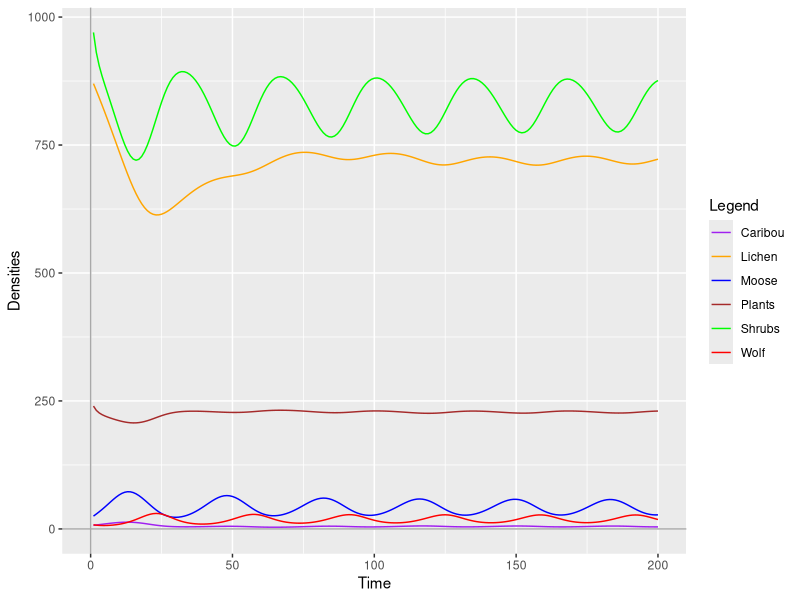
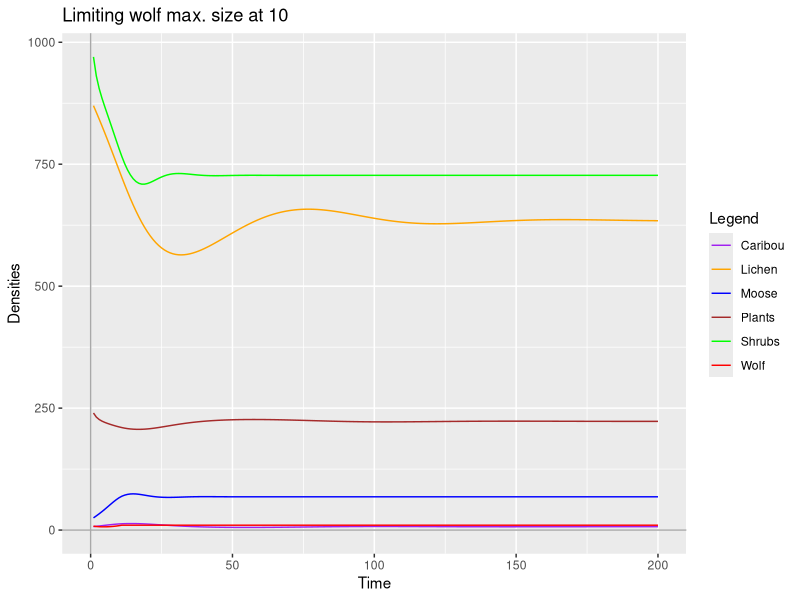
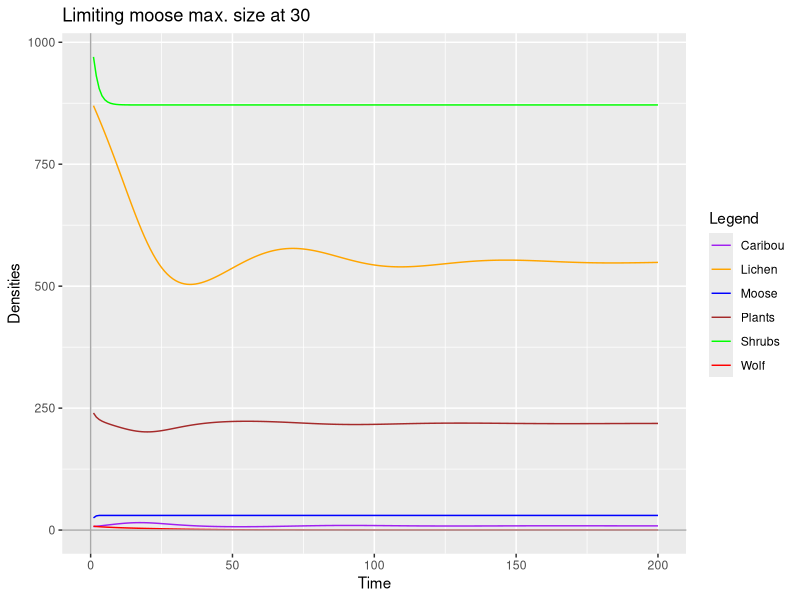
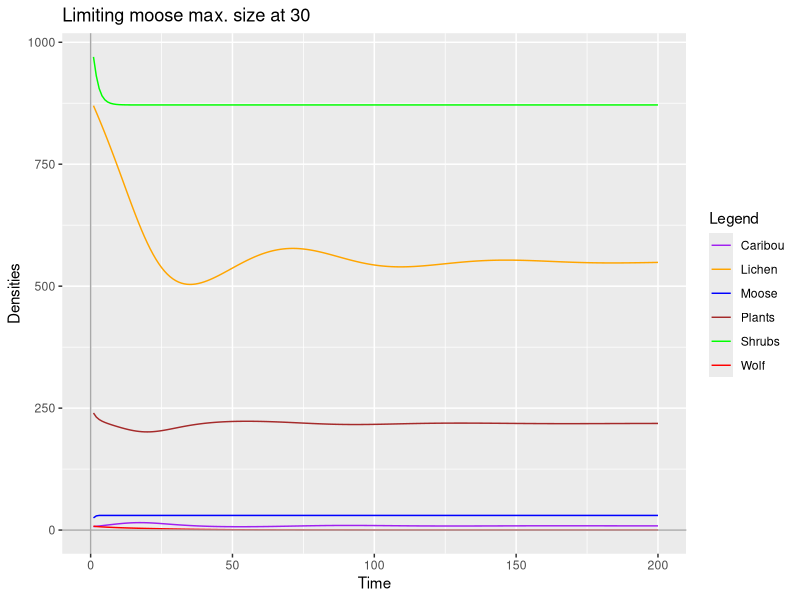

The R source for these figures, in order:
#Practical 2 - Multi-species Interactions - Biodiversity Under Pressure     18/10/2024



rm(list = ls())
graphics.off()

library(ggplot2)


#############
##Model skeleton
#############

##set up parameter values
sP <- 0.5  # plant annual max growth potential
Kp <- 240  # plant carrying capacity
lP <- 2.68275  # annual plant requirement by an individual caribou
hp <- 300  # maximum rate of plant intake 
sL <- 0.07  # lichen annual max growth potential
Kl <- 870  # lichen carrying capacity
lL <- 2.8275  # annual lichen requirement by an individual caribou
hl <- 400  # maximum rate of lichen intake
sH <- 0.5  # forage annual max growth potential
Kh <- 970  # forage carrying capacity
lH <- 3.1682  # annual forage requirement by an individual moose
hh <- 1000  # maximum rate of moose forage intake
fC <- 1  # max fecundity for caribou (average nr of offspring per individual)
eC <- 1.85  # asymptotic kill rate on caribou per wolf
mC <- "?"
fM <- 1.5  # max fecundity for moose (average nr of offspring per individual)
eM <- 0.6  # asymptotic kill rate on moose per wolf
mM <- 0  # hunting rate on moose
mW <- 0  # hunting rate on wolf
b <- 0.8  # upper limit of annual rate of increase
g <- 0.38  # wolf death rate
dC <- 460  # predation efficieny on caribou
dM <- 46  # predation efficiency on moose



nsteps <- 200
pop.df.0 <- data.frame(time=1:nsteps,P=numeric(nsteps),L=numeric(nsteps),H=numeric(nsteps),C=numeric(nsteps),M=numeric(nsteps),W=numeric(nsteps))

pop.df.0 <- within(pop.df.0,{
  P[1] <- 240
  L[1] <- 870
  H[1] <- 970
  C[1] <- 7
  M[1] <- 25
  W[1] <- 8
})

#Writing down and storaging birth and death equations for all elements:


for(t in 1:(nsteps-1)){
  pop.df.0 <- within(pop.df.0,{
    plant_birth <- sP * P[t] * (1 - P[t]/Kp) 
    lichen_birth <- sL * L[t] * (1 - L[t]/Kl) 
    forage_birth <- sH * H[t] * (1 - H[t]/Kh)
    caribou_growth <- C[t] * fC * (L[t]/(L[t]+hl)) * (P[t]/(P[t]+hp))
    moose_growth <- M[t] * fM * (H[t]/(H[t]+hh))
    wolf_growth <- W[t] * b * ((C[t]/(C[t]+dC)) + (M[t]/(M[t]+dM)))
    
    plant_death <- (C[t]*lP*P[t])/(hp+P[t])
    lichen_death <- (C[t]*lL*L[t])/(hl+L[t])
    forage_death <- (M[t]*lH*H[t])/(hh+H[t])
    caribou_death <- C[t] * (1 - P[t]/(P[t]+hp)) * (1 - L[t]/(L[t]+hl))
    caribou_pred <- ((W[t]*eC*C[t])/(C[t]+dC))
    moose_death <- M[t] * (1 - H[t]/(H[t]+hh))
    moose_pred <- ((W[t]*eM*M[t])/(M[t]+dM))
    wolf_death <- W[t] * g
    
    
    
    P[t+1] <- max(0, (P[t] + plant_birth - plant_death)) ##plants consumed by Caribou
    L[t+1] <- max(0, (L[t] + lichen_birth - lichen_death)) ##lichen consumed by Caribou
    H[t+1] <- max(0, (H[t] + forage_birth - forage_death)) ##plants consumed by Moose
    
    C[t+1] <- max(0, (C[t] + caribou_growth - caribou_death - caribou_pred))
    
    M[t+1] <- max(0, (M[t] + moose_growth - moose_death - moose_pred))
    
    W[t+1] <- max(0, (W[t] + wolf_growth - wolf_death))
  })
}


colors <- c("Plants"="brown","Lichen"="orange","Shrubs"="green","Caribou"="purple","Moose"="blue","Wolf"="red")
ggplot(data = pop.df.0)+
  geom_line(mapping=aes(x=time,y=P,color="Plants")) +
  geom_line(mapping=aes(x=time,y=L,color="Lichen")) +
  geom_line(mapping=aes(x=time,y=H,color="Shrubs")) +
  geom_line(mapping=aes(x=time,y=C,color="Caribou")) +
  geom_line(mapping=aes(x=time,y=M,color="Moose")) +
  geom_line(mapping=aes(x=time,y=W,color="Wolf")) +
  geom_hline(yintercept=0,color="darkgrey") +
  geom_vline(xintercept=0,color="darkgrey") +
  labs(x = "Time", y = "Densities", color="Legend")+
  scale_color_manual(values = colors)


#When initial population size for all of them is 0, it stays in 0.

#When we set the initial populations as suggested in the tutorial (except for the wolves, who remain at 0), moose perform better than caribou, reaching a population of around 82 individuals. Caribous, on the other hand stay with around 8 individuals.

#When we set the initial populations as suggested in the tutorial (including the wolves), we can see that the moose oscillate mostly between almost 73 individuals and around 23 individuals. 
#However, the caribou population, although it experiences a slight increase in the first few timesteps (reaching a maximum population size of 13 individuals), then it decreases and stays mostly between 3,4 and 5 individuals in the population (which, in reality, it's not trully biologically viable).
#The moose population seems to suffer the most impact, as it goes from being more or less stable, to have oscillations. Caribou populations are affected, definitely, but they were very low to begin with (although, no matter how small, the decrease might as well be what drives them to extinction).


###
#Now, let's test different conditions and management options.
###

##We implement a measurement that limits the number of wolves to 10 individuals/ha maximum.

for(t in 1:(nsteps-1)){
  pop.df.0 <- within(pop.df.0,{
    #Plant populations
    plant_birth <- sP * P[t] * (1 - P[t]/Kp)
    plant_death <- (C[t]*lP*P[t])/(hp+P[t]) 
    
    #Lichen populations
    lichen_birth <- sL * L[t] * (1 - L[t]/Kl)
    lichen_death <- (C[t]*lL*L[t])/(hl+L[t])
    
    #Forage populations
    forage_birth <- sH * H[t] * (1 - H[t]/Kh)
    forage_death <- (M[t]*lH*H[t])/(hh+H[t])
    
    #Caribou populations
    caribou_growth <- C[t] * fC * (L[t]/(L[t]+hl)) * (P[t]/(P[t]+hp))
    caribou_death <- C[t] * (1 - P[t]/(P[t]+hp)) * (1 - L[t]/(L[t]+hl))
    caribou_pred <- ((W[t]*eC*C[t])/(C[t]+dC))
    
    #Moose populations
    moose_growth <- M[t] * fM * (H[t]/(H[t]+hh))
    moose_death <- M[t] * (1 - H[t]/(H[t]+hh))
    moose_pred <- ((W[t]*eM*M[t])/(M[t]+dM))
    
    #Wolf populations
    wolf_growth <- W[t] * b * ((C[t]/(C[t]+dC)) + (M[t]/(M[t]+dM)))
    wolf_death <- W[t] * g
    
    
    P[t+1] <- max(0, (P[t] + plant_birth - plant_death)) ##plants consumed by Caribou
    L[t+1] <- max(0, (L[t] + lichen_birth - lichen_death)) ##lichen consumed by Caribou
    H[t+1] <- max(0, (H[t] + forage_birth - forage_death)) ##plants consumed by Moose
    
    C[t+1] <- max(0, (C[t] + caribou_growth - caribou_death - caribou_pred))
    
    M[t+1] <- max(0, (M[t] + moose_growth - moose_death - moose_pred))
    
    W[t+1] <- max(0, min(10, (W[t] + wolf_growth - wolf_death)))
  })
}


colors <- c("Plants"="brown","Lichen"="orange","Shrubs"="green","Caribou"="purple","Moose"="blue","Wolf"="red")
ggplot(data = pop.df.0)+
  geom_line(mapping=aes(x=time,y=P,color="Plants")) +
  geom_line(mapping=aes(x=time,y=L,color="Lichen")) +
  geom_line(mapping=aes(x=time,y=H,color="Shrubs")) +
  geom_line(mapping=aes(x=time,y=C,color="Caribou")) +
  geom_line(mapping=aes(x=time,y=M,color="Moose")) +
  geom_line(mapping=aes(x=time,y=W,color="Wolf")) +
  geom_hline(yintercept=0,color="darkgrey") +
  geom_vline(xintercept=0,color="darkgrey") +
  labs(x = "Time", y = "Densities", color="Legend", title = "Limiting wolf max. size at 10")+
  scale_color_manual(values = colors)

#With this measurement, moose populations do not oscillate anymore and stay at around 68 individuals. Caribous mostly stay at 7 individuals (so, they're initial population size).



##We now limit the moose population size at 30 max.

for(t in 1:(nsteps-1)){
  pop.df.0 <- within(pop.df.0,{
    #Plant populations
    plant_birth <- sP * P[t] * (1 - P[t]/Kp)
    plant_death <- (C[t]*lP*P[t])/(hp+P[t]) 
    
    #Lichen populations
    lichen_birth <- sL * L[t] * (1 - L[t]/Kl)
    lichen_death <- (C[t]*lL*L[t])/(hl+L[t])
    
    #Forage populations
    forage_birth <- sH * H[t] * (1 - H[t]/Kh)
    forage_death <- (M[t]*lH*H[t])/(hh+H[t])
    
    #Caribou populations
    caribou_growth <- C[t] * fC * (L[t]/(L[t]+hl)) * (P[t]/(P[t]+hp))
    caribou_death <- C[t] * (1 - P[t]/(P[t]+hp)) * (1 - L[t]/(L[t]+hl))
    caribou_pred <- ((W[t]*eC*C[t])/(C[t]+dC))
    
    #Moose populations
    moose_growth <- M[t] * fM * (H[t]/(H[t]+hh))
    moose_death <- M[t] * (1 - H[t]/(H[t]+hh))
    moose_pred <- ((W[t]*eM*M[t])/(M[t]+dM))
    
    #Wolf populations
    wolf_growth <- W[t] * b * ((C[t]/(C[t]+dC)) + (M[t]/(M[t]+dM)))
    wolf_death <- W[t] * g
    
    
    P[t+1] <- max(0, (P[t] + plant_birth - plant_death)) ##plants consumed by Caribou
    L[t+1] <- max(0, (L[t] + lichen_birth - lichen_death)) ##lichen consumed by Caribou
    H[t+1] <- max(0, (H[t] + forage_birth - forage_death)) ##plants consumed by Moose
    
    C[t+1] <- max(0, (C[t] + caribou_growth - caribou_death - caribou_pred))
    
    M[t+1] <- max(0, min(30, (M[t] + moose_growth - moose_death - moose_pred)))
    
    W[t+1] <- max(0, (W[t] + wolf_growth - wolf_death))
  })
}


colors <- c("Plants"="brown","Lichen"="orange","Shrubs"="green","Caribou"="purple","Moose"="blue","Wolf"="red")
ggplot(data = pop.df.0)+
  geom_line(mapping=aes(x=time,y=P,color="Plants")) +
  geom_line(mapping=aes(x=time,y=L,color="Lichen")) +
  geom_line(mapping=aes(x=time,y=H,color="Shrubs")) +
  geom_line(mapping=aes(x=time,y=C,color="Caribou")) +
  geom_line(mapping=aes(x=time,y=M,color="Moose")) +
  geom_line(mapping=aes(x=time,y=W,color="Wolf")) +
  geom_hline(yintercept=0,color="darkgrey") +
  geom_vline(xintercept=0,color="darkgrey") +
  labs(x = "Time", y = "Densities", color="Legend", title = "Limiting moose max. size at 30")+
  scale_color_manual(values = colors)


#If we apply this new measure plus the wolf size limit at 10, we see that around time step 70, wolf population gets dangerously close to 0.
#Around the first time steps (14-15), Caribous increase up to 15 individuals, but then they go back down although they do stay close to 9 individuals, which is more than their initizal size of 7.


##Promote wolf hunting
mW <- 0.1

for(t in 1:(nsteps-1)){
  pop.df.0 <- within(pop.df.0,{
    #Plant populations
    plant_birth <- sP * P[t] * (1 - P[t]/Kp)
    plant_death <- (C[t]*lP*P[t])/(hp+P[t]) 
    
    #Lichen populations
    lichen_birth <- sL * L[t] * (1 - L[t]/Kl)
    lichen_death <- (C[t]*lL*L[t])/(hl+L[t])
    
    #Forage populations
    forage_birth <- sH * H[t] * (1 - H[t]/Kh)
    forage_death <- (M[t]*lH*H[t])/(hh+H[t])
    
    #Caribou populations
    caribou_growth <- C[t] * fC * (L[t]/(L[t]+hl)) * (P[t]/(P[t]+hp))
    caribou_death <- C[t] * (1 - P[t]/(P[t]+hp)) * (1 - L[t]/(L[t]+hl))
    caribou_pred <- ((W[t]*eC*C[t])/(C[t]+dC))
    
    #Moose populations
    moose_growth <- M[t] * fM * (H[t]/(H[t]+hh))
    moose_death <- M[t] * (1 - H[t]/(H[t]+hh))
    moose_pred <- ((W[t]*eM*M[t])/(M[t]+dM))
    
    #Wolf populations
    wolf_growth <- W[t] * b * ((C[t]/(C[t]+dC)) + (M[t]/(M[t]+dM)))
    wolf_death <- W[t] * g
    
    
    P[t+1] <- max(0, (P[t] + plant_birth - plant_death)) ##plants consumed by Caribou
    L[t+1] <- max(0, (L[t] + lichen_birth - lichen_death)) ##lichen consumed by Caribou
    H[t+1] <- max(0, (H[t] + forage_birth - forage_death)) ##plants consumed by Moose
    
    C[t+1] <- max(0, (C[t] + caribou_growth - caribou_death - caribou_pred))
    
    M[t+1] <- max(0, min(30, (M[t] + moose_growth - moose_death - moose_pred)))
    
    W[t+1] <- max(0, (W[t] + wolf_growth - wolf_death))
  })
}


colors <- c("Plants"="brown","Lichen"="orange","Shrubs"="green","Caribou"="purple","Moose"="blue","Wolf"="red")
ggplot(data = pop.df.0)+
  geom_line(mapping=aes(x=time,y=P,color="Plants")) +
  geom_line(mapping=aes(x=time,y=L,color="Lichen")) +
  geom_line(mapping=aes(x=time,y=H,color="Shrubs")) +
  geom_line(mapping=aes(x=time,y=C,color="Caribou")) +
  geom_line(mapping=aes(x=time,y=M,color="Moose")) +
  geom_line(mapping=aes(x=time,y=W,color="Wolf")) +
  geom_hline(yintercept=0,color="darkgrey") +
  geom_vline(xintercept=0,color="darkgrey") +
  labs(x = "Time", y = "Densities", color="Legend", title = "Limiting moose max. size at 30")+
  scale_color_manual(values = colors)












